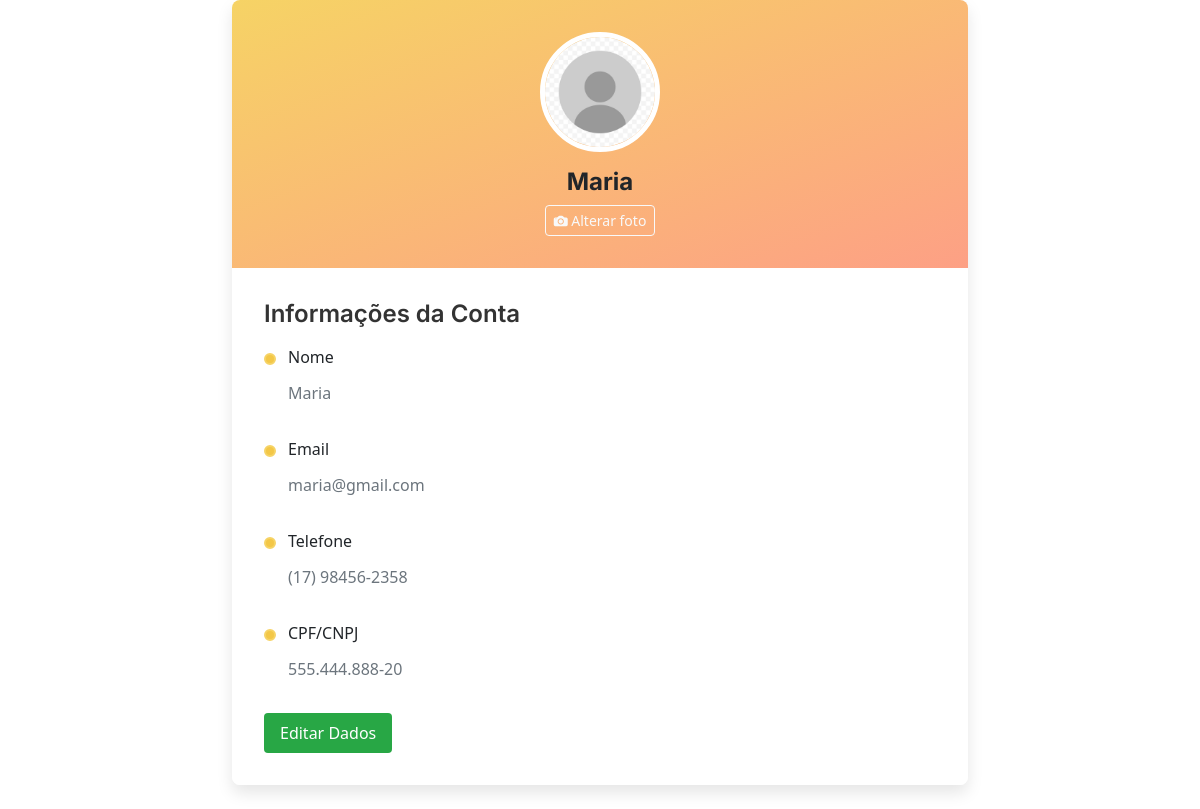
/php/conta.php (signed in), run on an earlier commit of the app's database.
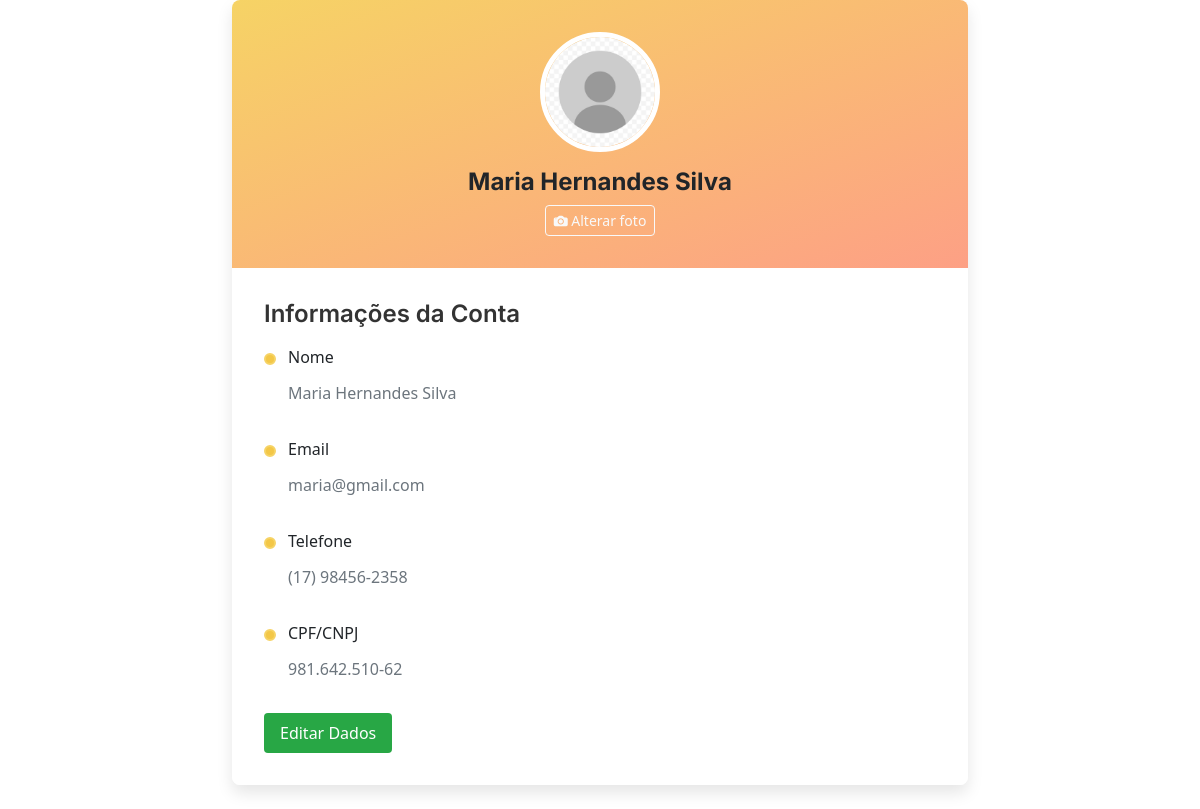
And on a later commit of the database.
### tables this page shows
CREATE TABLE IF NOT EXISTS `tb_clientes` (
  `id` int(11) NOT NULL AUTO_INCREMENT,
  `nome` varchar(100) NOT NULL,
  `cnpj_cpf` varchar(20) NOT NULL,
  `email` varchar(200) NOT NULL,
  `telefone` varchar(20) NOT NULL,
  `senha` varchar(32) NOT NULL,
  PRIMARY KEY (`id`),
  UNIQUE KEY `cnpj_cpf` (`cnpj_cpf`),
  UNIQUE KEY `telefone` (`telefone`)
);

### php/conta.php (the view, shortened to what this page needs)
<?php
include("../../includes/conexao.php");
$id_cliente = $_SESSION['usuario']['id'];
$query_cliente = "SELECT * FROM tb_clientes WHERE id = '$id_cliente'";
$resultado_cliente = mysqli_query($conexao, $query_cliente);
$cliente = mysqli_fetch_assoc($resultado_cliente);
?>
<!DOCTYPE html>
<html lang="pt-br">
<head>
    <link rel="stylesheet" href="../css/styles.css" />
    <link rel="stylesheet" href="../css/inicio.css">
    <link rel="stylesheet" href="../css/navbar.css">
    <link rel="stylesheet" href="../css/mediaQuery.css">
    <link rel="stylesheet" href="../css/canvaDeslogado.css">
    <link rel="stylesheet" href="../css/canvaLogado.css">
    <link rel="stylesheet" href="../css/conta.css">
    <link href="https://cdn.jsdelivr.net/npm/bootstrap-icons@1.5.0/font/bootstrap-icons.css" rel="stylesheet" />
    <link href="https://cdn.jsdelivr.net/npm/bootstrap@5.2.3/dist/css/bootstrap.min.css" rel="stylesheet">
</head>
<body>
    <div class="container">
        <div class="row justify-content-center">
            <div class="col-lg-8">
                <div class="card profile-card mb-4">
                    <div class="profile-header">
                        <img src="../../assets/img/fotoPerfil.jpg" alt="Foto do usuário" class="profile-pic">
                        <h2 class="profile-name"><?php echo htmlspecialchars($cliente['nome']); ?></h2>
                        <button id="carregarFoto" class="btn btn-outline-light btn-sm">
                            <i class="bi bi-camera-fill"></i> Alterar foto
                        </button>
                    </div>
                    <div class="profile-content">
                        <div class="info-section">
                            <h4 class="info-title">Informações da Conta</h4>
                            <div class="info-item">
                                <span class="info-label">Nome</span>
                                <span class="info-value"><?php echo htmlspecialchars($cliente['nome']); ?></span>
                            </div>
                            <div class="info-item">
                                <span class="info-label">Email</span>
                                <span class="info-value"><?php echo htmlspecialchars($cliente['email']); ?></span>
                            </div>
                            <div class="info-item">
                                <span class="info-label">Telefone</span>
                                <span class="info-value"><?php echo htmlspecialchars($cliente['telefone']); ?></span>
                            </div>
                            <div class="info-item">
                                <span class="info-label">CPF/CNPJ</span>
                                <span class="info-value"><?php echo htmlspecialchars($cliente['cnpj_cpf']); ?></span>
                            </div>
                            <button class="btn btn-edit" onclick="window.location.href='../../php/dados_Cliente/alterar_dados.php'">Editar Dados</button>
                        </div>
                    </div>
                </div>
            </div>
        </div>
    </div>
</body>
</html>

What changed in the data, as far as the page shows it:
changed tb_clientes "maria@gmail.com": nome "Maria" → "Maria Hernandes Silva"; cnpj_cpf "555.444.888-20" → "981.642.510-62"
